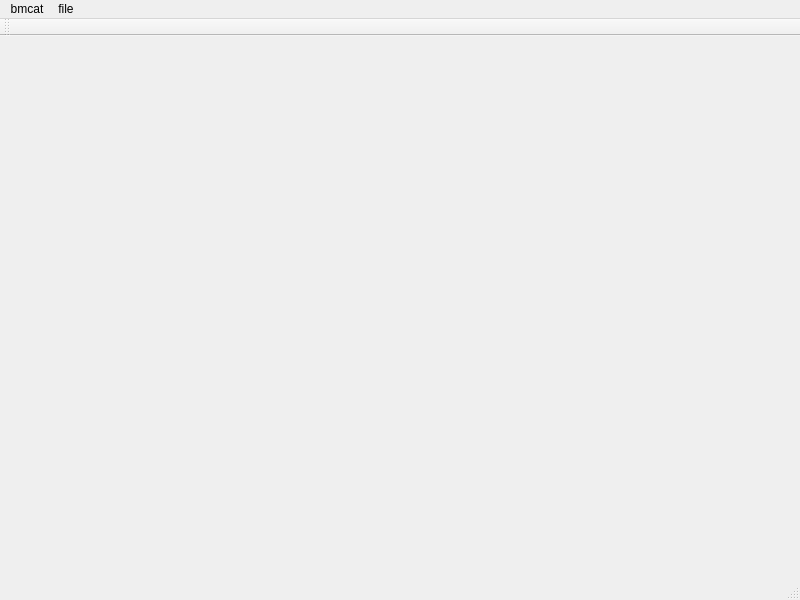
<?xml version="1.0" encoding="UTF-8"?>
<ui version="4.0">
 <class>MainWindow</class>
 <widget class="QMainWindow" name="MainWindow">
  <property name="geometry">
   <rect>
    <x>0</x>
    <y>0</y>
    <width>800</width>
    <height>600</height>
   </rect>
  </property>
  <property name="windowTitle">
   <string>MainWindow</string>
  </property>
  <widget class="QWidget" name="centralwidget">
   <widget class="QWidget" name="verticalLayoutWidget">
    <property name="geometry">
     <rect>
      <x>150</x>
      <y>100</y>
      <width>160</width>
      <height>80</height>
     </rect>
    </property>
    <layout class="QVBoxLayout" name="verticalLayout"/>
   </widget>
  </widget>
  <widget class="QMenuBar" name="menubar">
   <property name="geometry">
    <rect>
     <x>0</x>
     <y>0</y>
     <width>800</width>
     <height>24</height>
    </rect>
   </property>
   <widget class="QMenu" name="menubmcat">
    <property name="title">
     <string>bmcat</string>
    </property>
    <addaction name="actionabout_bmcat"/>
    <addaction name="separator"/>
    <addaction name="actionpreferences_2"/>
    <addaction name="separator"/>
    <addaction name="actionexit_bmcat"/>
   </widget>
   <widget class="QMenu" name="menufile">
    <property name="title">
     <string>file</string>
    </property>
    <addaction name="actionnew_project"/>
    <addaction name="actionnew_connect"/>
    <addaction name="actionnew"/>
    <addaction name="separator"/>
   </widget>
   <addaction name="menubmcat"/>
   <addaction name="menufile"/>
  </widget>
  <widget class="QStatusBar" name="statusbar"/>
  <widget class="QToolBar" name="toolBar">
   <property name="windowTitle">
    <string>toolBar</string>
   </property>
   <attribute name="toolBarArea">
    <enum>TopToolBarArea</enum>
   </attribute>
   <attribute name="toolBarBreak">
    <bool>false</bool>
   </attribute>
  </widget>
  <action name="actionabout_bmcat">
   <property name="text">
    <string>about bmcat</string>
   </property>
  </action>
  <action name="actionpreferences">
   <property name="text">
    <string>preferences</string>
   </property>
  </action>
  <action name="actionpreferences_2">
   <property name="text">
    <string>preferences</string>
   </property>
  </action>
  <action name="actionexit_bmcat">
   <property name="text">
    <string>exit bmcat</string>
   </property>
  </action>
  <action name="actionnew_connect">
   <property name="text">
    <string>new connect</string>
   </property>
   <property name="shortcut">
    <string>Ctrl+N</string>
   </property>
  </action>
  <action name="actionnew">
   <property name="text">
    <string>new</string>
   </property>
  </action>
  <action name="actionnew_project">
   <property name="text">
    <string>new project</string>
   </property>
  </action>
 </widget>
 <resources/>
 <connections/>
</ui>
